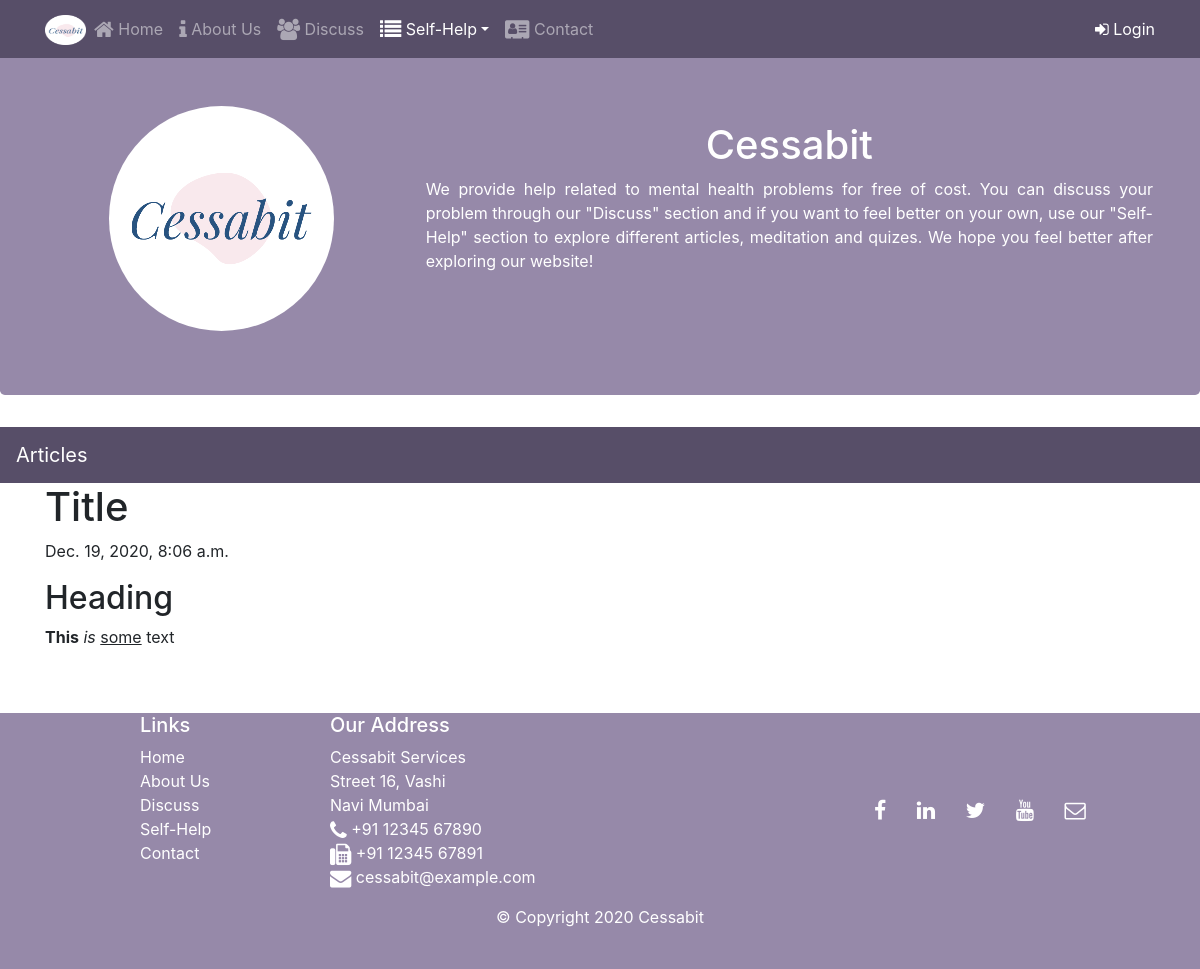
Screenshot of /article/post/27/ with the database file from the repository.
### article/models.py (models this page shows, shortened)
class Post(models.Model):
    author = models.ForeignKey('auth.User', on_delete=models.CASCADE)
    title = models.CharField(max_length=200)
    text=models.TextField()
    created_date = models.DateTimeField(default=timezone.now())
    published_date = models.DateTimeField(blank=True,null=True)

### article/views.py (the view)
# urls.py: path('post/<int:pk>/', views.PostDetailView.as_view(), name='post_detail'),
class PostDetailView(DetailView):
    model = Post

### article/templates/article/post_detail.html (shortened to what this page needs)
{% extends "basic_app/base.html" %}
{% load static %}
{% block content %}
<nav>
      <nav class="navbar navbar-dark navbar-expand-md fixed-top">
        <div class="container">
            <a class="navbar-brand mr-auto" href="{% url 'index' %}"><img src="{% static 'images/logo3.png' %}" height="30" width="41"></a>
            <div class="collapse navbar-collapse" id="Navbar">
            <ul class="navbar-nav mr-auto">
                <li class="nav-item"><a class="nav-link" href="{% url 'index' %}"><span class="fa fa-home fa-lg"></span> Home</a></li>
                <li class="nav-item"><a class="nav-link " href="{% url 'basic_app:about' %}"><span class="fa fa-info fa-lg"></span> About Us</a></li>
                <li class="nav-item"><a class="nav-link" href="{% url 'basic_app:discuss' %}"><span class="fa fa-users fa-lg"></span> Discuss</a></li>
                <li class="nav-item">
                  <div class="dropdown">
                    <a class="dropdown-toggle nav-link active" data-toggle="dropdown" href="#"><span class="fa fa-list fa-lg"></span> Self-Help</a>
                  </div>
                </li>
                <li class="nav-item"><a class="nav-link" href="{% url 'basic_app:contact' %}"><span class="fa fa-address-card fa-lg"></span> Contact</a></li>
            </ul>
            {% if user.is_authenticated %}
            <span class="navbar-text">
                <a href="{% url 'accounts:logout' %}" id="logoutButton">
                    <span class="fa fa-sign-in"></span> Logout
                </a>
            </span>
            {% else %}
            <span class="navbar-text">
                <a href="{% url 'accounts:login' %}" id="loginButton">
                    <span class="fa fa-sign-in"></span> Login
                </a>
            </span>
            {% endif %}
        </div>
        </div>
      </nav>
  </nav>
  <header class="jumbotron vertical-center header">
       <div class="container">
           <div class="row row-header">
             <div class="col-12 col-sm-4 align-self-center">
                 <div class="text-center">
                 <img src="{% static 'images/logo2.png' %}" class="img-fluid rounded-circle" id="logo">
                </div>
              </div>
               <div class="col-12 col-sm-8 header-text">
                   <h1>Cessabit</h1>
                   <p>We provide help related to mental health problems for free of cost. You can discuss your problem through our "Discuss" section and if you want to feel better on your own, use our "Self-Help" section to explore different articles, meditation and quizes. We hope you feel better after exploring our website!</p>
               </div>
           </div>
       </div>
   </header>
   <div class="navbar navbar-expand-lg navbar-dark techfont custom-navbar articlenav">
      <a class="navbar-brand bigbrand" href="{% url 'article:post_list' %}">Articles</a>
    </div>
   <div class="container">
     <div class="row">
       <div class="col-md-8">
         <div class="blog_posts">
           <h1 class="posttitile">{{post.title}}</h1>
            {% if post.published_date %}
              <div class="date postdate">
                {{post.published_date}}
              </div>
            {% else %}
              <a class="btn btn-success" href="{% url 'article:post_publish' pk=post.pk %}">Publish</a>
            {% endif %}
            <p Class='postcontent'>{{post.text|safe|linebreaksbr}}</p>
         </div>
       </div>
     </div>
   </div>
{% endblock %}

### basic_app/static/css/master.css (style rules this page uses)
h1 { color: #00000H; }
.header-text { margin-top: 5%; text-align: center; }
.header-text p { text-align: justify; }
nav, .articlenav { background-color: #574E68; }
.articlenav { background-color: #574E68; }
.header, .footer { background-color: #9689a9; color: #ffffff; }
#logo { margin-top: 12% }

### rows the page displays
Post: title "Title", published_date "Dec. 19, 2020, 8:06 a.m.", text "Heading This is some text"
